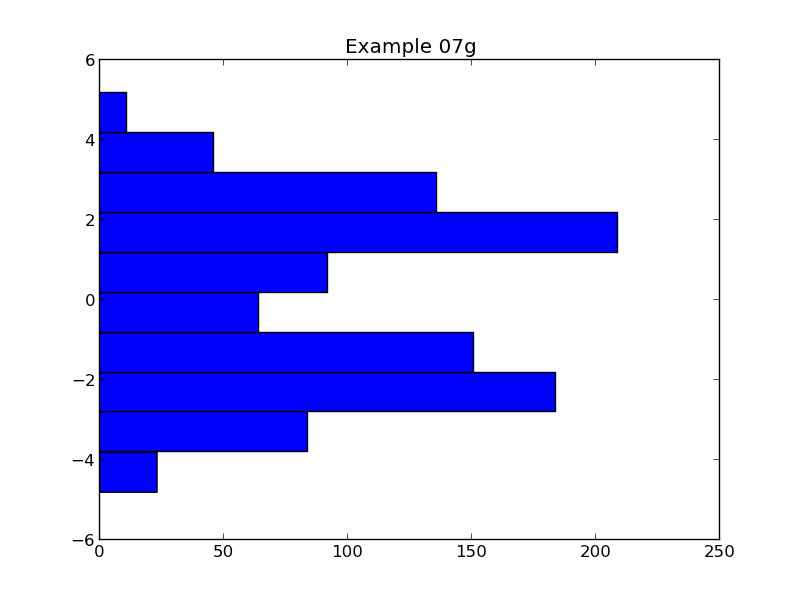

Here is the Python script that generated this plot:
import matplotlib.pyplot as pyplot
import plotdata

data = plotdata.data07

pyplot.hist(data, orientation='horizontal')

pyplot.title('Example 07g')
pyplot.savefig('example07g.png')
